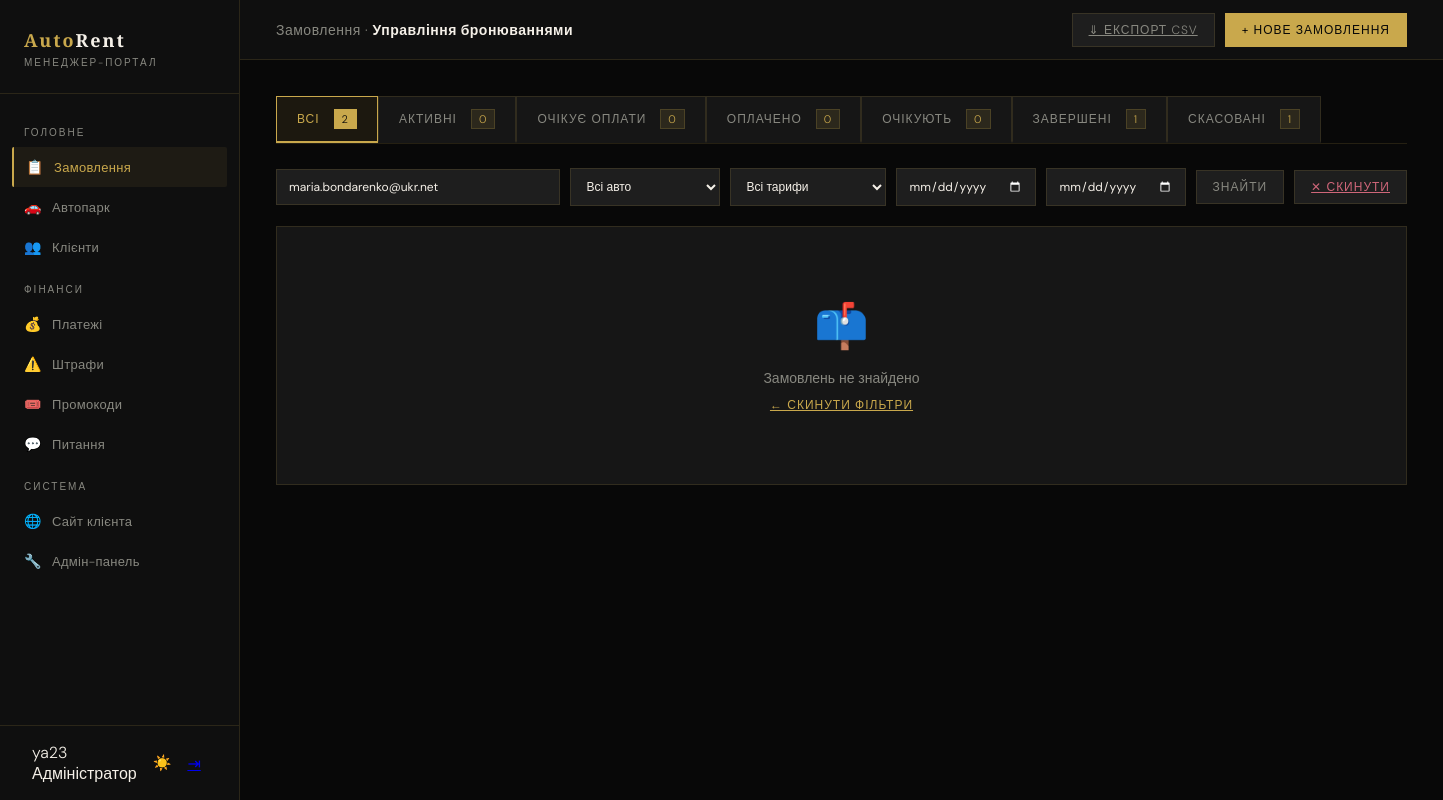
Before: /manager/bookings/?q=maria.bondarenko@ukr.net (signed in) with the older database file.
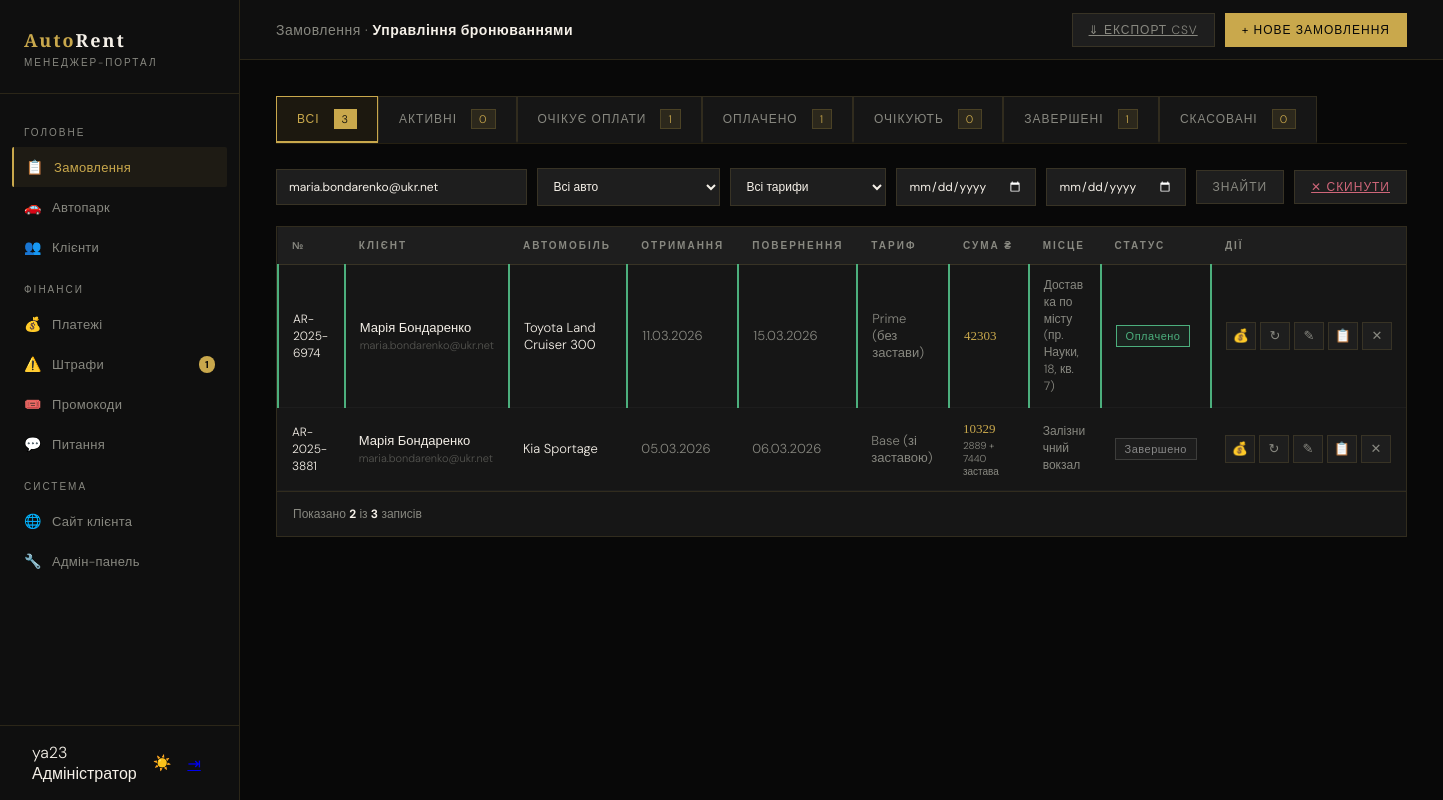
After: the same page with the newer database file.
### core/models.py (models this page shows, shortened)
class Booking(models.Model):
    STATUSES = [('pending','Очікує'),('awaiting_payment','Очікує оплати'),('paid','Оплачено'),('active','Активне'),('completed','Завершено'),('cancelled','Скасовано')]
    TARIFFS = [('base','Base (зі заставою)'),('prime','Prime (без застави)')]
    PAYMENTS = [('card','Картка'),('cash','Готівка'),('bank','Безготівковий')]
    PICKUPS = [('office','Офіс, вул. Клочківська, 94а'),('airport','Аеропорт «Харків»'),('station','Залізничний вокзал'),('delivery','Доставка по місту'),('delivery_out','Доставка за місто')]
    number = models.CharField('Номер', max_length=20, unique=True, blank=True)
    user = models.ForeignKey(User, on_delete=models.CASCADE, related_name='bookings')
    car = models.ForeignKey(Car, on_delete=models.CASCADE, related_name='bookings')
    date_from = models.DateField('Від')
    date_to = models.DateField('До')
    time_from = models.TimeField('Час отримання', default='10:00')
    time_to   = models.TimeField('Час повернення', default='10:00')
    pickup_location    = models.CharField('Місце отримання', max_length=20, choices=PICKUPS, default='office')
    delivery_address   = models.CharField('Адреса доставки', max_length=255, blank=True)
    return_location    = models.CharField('Місце повернення', max_length=20, choices=PICKUPS, default='office')
    return_address     = models.CharField('Адреса повернення', max_length=255, blank=True)
    tariff = models.CharField('Тариф', max_length=10, choices=TARIFFS, default='base')
    payment_method = models.CharField('Оплата', max_length=10, choices=PAYMENTS, default='card')
    status = models.CharField('Статус', max_length=20, choices=STATUSES, default='pending')
    extra_gps = models.BooleanField('GPS', default=False)
    extra_child_seat = models.BooleanField('Дитяче крісло', default=False)
    extra_wifi = models.BooleanField('Wi-Fi', default=False)
    extra_driver = models.BooleanField('Доп. водій', default=False)
    extra_tire = models.BooleanField('Захист шин', default=False)
    extra_green_card = models.BooleanField('Зелена картка', default=False)
    total_price = models.DecimalField('Сума USD', max_digits=10, decimal_places=2, default=0)
    deposit_amount = models.DecimalField('Застава USD', max_digits=10, decimal_places=2, default=0)
    SOURCES = [('web','Сайт (повна форма)'),('quick','Швидке замовлення'),('manager','Менеджер')]
    manager_note = models.TextField('Нотатка', blank=True)
    source = models.CharField('Джерело', max_length=20, choices=SOURCES, default='web')
    promo_code = models.CharField('Промокод', max_length=50, blank=True)
    created_at = models.DateTimeField(auto_now_add=True)
    updated_at = models.DateTimeField(auto_now=True)
    class Meta:
        verbose_name = 'Замовлення'
        verbose_name_plural = 'Замовлення'
        ordering = ['-created_at']
    @property
    def days_count(self):
        try:
            return max(1, (self.date_to - self.date_from).days)
        except Exception:
            return 1
    @property
    def total_with_deposit(self):
        return (self.total_price or 0) + (self.deposit_amount or 0)
    def get_pickup_display_custom(self):
        return dict(self.PICKUPS).get(self.pickup_location, self.pickup_location)

class Car(models.Model):
    CAR_CLASSES = [('economy','Економ'),('comfort','Комфорт'),('business','Бізнес'),('vip','VIP'),('crossover','Кросовер'),('minivan','Мінівен'),('electric','Електро')]
    FUELS = [('petrol','Бензин'),('diesel','Дизель'),('electric','Електро'),('hybrid','Гібрид')]
    STATUSES = [('free','Вільний'),('rented','У прокаті'),('service','На ТО'),('broken','Несправний')]
    brand = models.CharField('Марка', max_length=50)
    model = models.CharField('Модель', max_length=100)
    year = models.IntegerField('Рік', default=2023)
    car_class = models.CharField('Клас', max_length=20, choices=CAR_CLASSES, default='comfort')
    fuel = models.CharField('Паливо', max_length=20, choices=FUELS, default='petrol')
    transmission = models.CharField('КПП', max_length=30, default='Автомат')
    seats = models.IntegerField('Місць', default=5)
    engine = models.CharField('Двигун', max_length=40, blank=True)
    drive = models.CharField('Привід', max_length=20, default='Передній')
    color = models.CharField('Колір', max_length=30, default='Чорний')
    plate = models.CharField('Держ. номер', max_length=20, unique=True)
    mileage = models.IntegerField('Пробіг км', default=0)
    price_base = models.DecimalField('Base USD/доба', max_digits=8, decimal_places=2, default=50)
    price_prime = models.DecimalField('Prime USD/доба', max_digits=8, decimal_places=2, default=70)
    deposit = models.DecimalField('Застава USD', max_digits=8, decimal_places=2, default=1500)
    status = models.CharField('Статус', max_length=20, choices=STATUSES, default='free')
    next_service = models.DateField('Наступне ТО', null=True, blank=True)
    description = models.TextField('Опис', blank=True)
    features = models.TextField('Особливості (через кому)', blank=True)
    image = models.ImageField('Фото', upload_to='cars/', blank=True, null=True)
    emoji = models.CharField('Емодзі', max_length=8, default='🚗')
    is_featured = models.BooleanField('На головній', default=False)
    is_popular  = models.BooleanField('Популярний', default=False)
    created_at = models.DateTimeField(auto_now_add=True)
    class Meta:
        verbose_name = 'Автомобіль'
        verbose_name_plural = 'Автомобілі'
        ordering = ['car_class', 'brand']
    @property
    def full_name(self): return f'{self.brand} {self.model}'

### manager_portal/views.py (the view, shortened to what this page needs)
# urls.py: path('bookings/', views.bookings, name='manager_bookings'),
@manager_req
def bookings(request):
    import csv
    from django.http import HttpResponse
    from datetime import date as date_cls
    qs = Booking.objects.select_related('user','car').order_by('-date_from','-pk')
    sf      = request.GET.get('status','')
    q       = request.GET.get('q','')
    car_f   = request.GET.get('car','')
    tariff_f= request.GET.get('tariff','')
    date_f  = request.GET.get('date_from','')
    date_t  = request.GET.get('date_to','')
    if sf:       qs = qs.filter(status=sf)
    if car_f:    qs = qs.filter(car__pk=car_f)
    if tariff_f: qs = qs.filter(tariff=tariff_f)
    if date_f:   qs = qs.filter(date_from__gte=date_f)
    if date_t:   qs = qs.filter(date_to__lte=date_t)
    if q:        qs = qs.filter(
        _multi_word_q(q,
            'number', 'user__first_name', 'user__last_name',
            'user__email', 'car__brand', 'car__model'
        ))
    counts = {s: Booking.objects.filter(status=s).count() for s,_ in Booking.STATUSES}
    counts['all'] = Booking.objects.count()
    if request.GET.get('counts_only'):
        return JsonResponse(counts)
    all_cars = Car.objects.values('pk','brand','model','price_base','price_prime','deposit').order_by('brand','model')
    return render(request, 'manager/bookings.html', {
        'bookings': qs, 'counts': counts, 'sf': sf,
        'all_cars': all_cars,
        'tariffs': Booking.TARIFFS,
        'statuses': Booking.STATUSES,
        'payment_methods': Booking.PAYMENTS,
        'pickups': Booking.PICKUPS,
        'filters': {'q':q,'car':car_f,'tariff':tariff_f,'date_from':date_f,'date_to':date_t},
    })

### manager_portal/context_processors.py (called while the page is built)
def manager_context(request):
    if not request.user.is_authenticated or not request.user.is_staff:
        return {}
    return {
        'pending_count': Booking.objects.filter(status='pending').count(),
        'unpaid_fines':  Fine.objects.filter(status='unpaid').count(),
        'new_inquiries': ContactMessage.objects.filter(status='new').count(),
    }

### manager_portal/views.py (called while the page is built)
def _multi_word_q(q_str, *field_lists):
    from django.db.models import Q
    words = q_str.strip().split()
    if not words:
        return Q()
    result = Q()
    for word in words:
        word_q = Q()
        for field in field_lists:
            word_q |= Q(**{f"{field}__icontains": word})
        result &= word_q
    return result

def is_manager(user):
    return user.is_authenticated and (user.is_staff or user.is_superuser)

### templates/manager/bookings.html (shortened to what the changed rows need)
{% extends 'manager/base_manager.html' %}
{% block main_content %}
<div class="content">
  <div class="status-tabs">
    <a href="?{% if filters.q %}q={{ filters.q }}{% endif %}" class="stab {% if not sf %}active{% endif %}">
      Всі <span class="cnt" id="cnt-all">{{ counts.all }}</span>
    </a>
    <a href="?status=awaiting_payment{% if filters.q %}&q={{ filters.q }}{% endif %}" class="stab {% if sf == 'awaiting_payment' %}active{% endif %}">
      Очікує оплати <span class="cnt" id="cnt-awaiting_payment">{{ counts.awaiting_payment }}</span>
    </a>
    <a href="?status=paid{% if filters.q %}&q={{ filters.q }}{% endif %}" class="stab {% if sf == 'paid' %}active{% endif %}">
      Оплачено <span class="cnt" id="cnt-paid">{{ counts.paid }}</span>
    </a>
    <a href="?status=cancelled{% if filters.q %}&q={{ filters.q }}{% endif %}" class="stab {% if sf == 'cancelled' %}active{% endif %}">
      Скасовані <span class="cnt" id="cnt-cancelled">{{ counts.cancelled }}</span>
    </a>
  </div>
  <div class="table-wrap">
    <div class="bk-wrap">
      {% if bookings %}
      <table class="bk-table">
        <thead>
          <tr>
            <th>&#8470;</th>
            <th>Клієнт</th>
            <th>Автомобіль</th>
            <th>Отримання</th>
            <th>Повернення</th>
            <th>Тариф</th>
            <th>Сума &#8372;</th>
            <th style="max-width:110px;">Місце</th>
            <th>Статус</th>
            <th>Дії</th>
          </tr>
        </thead>
        <tbody>
          {% for b in bookings %}
          <tr class="row-{{ b.status }}" id="row-{{ b.pk }}">
            <td><span class="hl" style="font-size:12px;">{{ b.number }}</span></td>
            <td>
              <div class="hl">{{ b.user.get_full_name|default:b.user.username }}</div>
              <div style="font-size:11px;margin-top:2px;opacity:.55;">{{ b.user.email }}</div>
            </td>
            <td><span class="hl">{{ b.car.full_name }}</span></td>
            <td style="white-space:nowrap;">{{ b.date_from|date:"d.m.Y" }}</td>
            <td style="white-space:nowrap;">{{ b.date_to|date:"d.m.Y" }}</td>
            <td>{{ b.get_tariff_display }}</td>
            <td>
              <span class="gld" style="cursor:pointer;" onclick="openPriceDetail('{{ b.pk }}','{{ b.number }}','{{ b.total_price|floatformat:0 }}','{{ b.deposit_amount|floatformat:0 }}','{{ b.total_with_deposit|floatformat:0 }}','{{ b.tariff }}','{{ b.days_count }}','{{ b.client_discount_pct }}','{{ b.discount_amount|floatformat:0 }}','{{ b.promo_code|escapejs }}','{{ b.promo_discount_pct }}')">{{ b.total_with_deposit|floatformat:0 }}</span>
              {% if b.deposit_amount > 0 %}
              <div style="font-size:10px;color:var(--gray);margin-top:2px;">{{ b.total_price|floatformat:0 }} + {{ b.deposit_amount|floatformat:0 }} застава</div>
              {% endif %}
            </td>
            <td style="font-size:12px;max-width:110px;line-height:1.4;word-break:break-word;white-space:normal;">{{ b.get_pickup_display_custom }}{% if b.delivery_address %}{% if b.pickup_location == 'delivery' or b.pickup_location == 'delivery_out' %}<br>({{ b.delivery_address }}){% endif %}{% endif %}</td>
            <td><span class="sp sp-{{ b.status }}" id="pill-{{ b.pk }}">{{ b.get_status_display }}</span></td>
            <td>
              <div class="act">
                <button class="abt" title="Фінансові деталі" onclick="openPriceDetail('{{ b.pk }}','{{ b.number }}','{{ b.total_price|floatformat:0 }}','{{ b.deposit_amount|floatformat:0 }}','{{ b.total_with_deposit|floatformat:0 }}','{{ b.tariff }}','{{ b.days_count }}')">💰</button>
                <button class="abt" title="Змінити статус" onclick="openStatus({{ b.pk }},'{{ b.number }}','{{ b.status }}')">&#8635;</button>
                <button class="abt" title="Редагувати" onclick="openEdit({{ b.pk }},'{{ b.number }}','{{ b.status }}','{{ b.manager_note|escapejs }}')">&#9998;</button>
                <a class="abt" title="Повна сторінка" href="{% url 'manager_booking_edit' b.pk %}">&#128203;</a>
                {% if b.status != 'cancelled' %}
                <button class="abt red" title="Скасувати" onclick="cancelBooking({{ b.pk }},'{{ b.number }}')">&#10005;</button>
                {% endif %}
              </div>
            </td>
          </tr>
          {% endfor %}
        </tbody>
      </table>
      <div class="pagination">
        <div>Показано <strong style="color:var(--white);">{{ bookings|length }}</strong> із <strong style="color:var(--white);">{{ counts.all }}</strong> записів</div>
      </div>
      {% else %}
      <div style="padding:70px;text-align:center;color:var(--gray);">
        <div style="font-size:44px;margin-bottom:14px;">&#128235;</div>
        <div style="font-size:14px;">Замовлень не знайдено</div>
        {% if filters.q or filters.car or filters.tariff %}
        <a href="?{% if sf %}status={{ sf }}{% endif %}" style="color:var(--gold);font-size:12px;margin-top:10px;display:inline-block;letter-spacing:1px;text-transform:uppercase;">&#8592; Скинути фільтри</a>
        {% endif %}
      </div>
      {% endif %}
    </div>
  </div>
</div>
{% endblock %}

### templates/manager/base_manager.html (shortened to what this page needs)
{% load static %}<!DOCTYPE html>
<html lang="uk">
<head>
<link rel="stylesheet" href="{% static 'css/manager.css' %}?v=10">
</head>
<body>
<aside class="sidebar" id="mgrSidebar">
  <div class="sidebar-logo">
    <div class="logo-mark">Auto<span>Rent</span></div>
    <div class="logo-sub">Менеджер-портал</div>
  </div>
  <nav class="sidebar-nav">
    <div class="nav-section-label">Головне</div>
    <a class="nav-item {% if 'booking' in request.resolver_match.url_name|default:'' %}active{% endif %}" href="{% url 'manager_bookings' %}">
      <span class="nav-icon">📋</span> Замовлення
    </a>
    <a class="nav-item {% if request.resolver_match.url_name in 'manager_cars,manager_car_edit,manager_car_add' %}active{% endif %}" href="{% url 'manager_cars' %}">
      <span class="nav-icon">🚗</span> Автопарк
    </a>
    <a class="nav-item {% if 'client' in request.resolver_match.url_name|default:'' %}active{% endif %}" href="{% url 'manager_clients' %}">
      <span class="nav-icon">👥</span> Клієнти
    </a>
    <div class="nav-section-label">Фінанси</div>
    <a class="nav-item {% if request.resolver_match.url_name == 'manager_payments' %}active{% endif %}" href="{% url 'manager_payments' %}">
      <span class="nav-icon">💰</span> Платежі
    </a>
    <a class="nav-item {% if 'fine' in request.resolver_match.url_name|default:'' %}active{% endif %}" href="{% url 'manager_fines' %}">
      <span class="nav-icon">⚠️</span> Штрафи
      {% if unpaid_fines %}<span class="nav-badge">{{ unpaid_fines }}</span>{% endif %}
    </a>
    <a class="nav-item {% if request.resolver_match.url_name == 'manager_promos' %}active{% endif %}" href="{% url 'manager_promos' %}">
      <span class="nav-icon">🎟️</span> Промокоди
    </a>
    <a class="nav-item {% if request.resolver_match.url_name == 'manager_inquiries' %}active{% endif %}" href="{% url 'manager_inquiries' %}">
      <span class="nav-icon">💬</span> Питання
    </a>
    <div class="nav-section-label">Система</div>
    <a class="nav-item" href="{% url 'index' %}">
      <span class="nav-icon">🌐</span> Сайт клієнта
    </a>
    <a class="nav-item" href="/admin/">
      <span class="nav-icon">🔧</span> Адмін-панель
    </a>
  </nav>
  <div class="sidebar-user">
    <div>
      <div class="user-name">{{ user.get_full_name|default:user.username }}</div>
      <div class="user-role">{% if user.is_superuser %}Адміністратор{% else %}Менеджер{% endif %}</div>
    </div>
    <button onclick="toggleManagerTheme()" class="user-logout theme-toggle-mgr" id="themeToggleMgr" title="Змінити тему" style="font-size:15px;background:none;border:none;color:var(--gray);cursor:pointer;transition:color .2s;padding:4px;">☀️</button>
    <a href="{% url 'logout' %}" class="user-logout" title="Вийти">⇥</a>
  </div>
</aside>
<div class="main-content">
  {% block main_content %}{% endblock %}
</div>
</body>
</html>

Changed rows visible on the page:
added Booking: number "AR-2025-6974", user.get_full_name "Марія Бондаренко", user.email "maria.bondarenko@ukr.net", car.full_name "Toyota Land Cruiser 300", date_from "11.03.2026", date_to "15.03.2026", tariff "Prime (без застави)", total_with_deposit "42303", get_pickup_display_custom "Доставка по місту", delivery_address "пр. Науки, 18, кв. 7", status "Оплачено"
added Booking: number "AR-2025-3881", user.get_full_name "Марія Бондаренко", user.email "maria.bondarenko@ukr.net", car.full_name "Kia Sportage", date_from "05.03.2026", date_to "06.03.2026", tariff "Base (зі заставою)", total_with_deposit "10329", total_price "2889", deposit_amount "7440", get_pickup_display_custom "Залізничний вокзал", status "Завершено"
Other visible differences:
{{ unpaid_fines }}: (not shown) → "1"
{{ counts.all }}: "2" → "3"
{{ counts.awaiting_payment }}: "0" → "1"
{{ counts.paid }}: "0" → "1"
{{ counts.cancelled }}: "1" → "0"
{{ bookings|length }}: (not shown) → "2"
{{ counts.all }}: (not shown) → "3"
text no longer shown: "📫 Замовлень не знайдено ← СКИНУТИ ФІЛЬТРИ"
text now shown: "№ КЛІЄНТ АВТОМОБІЛЬ ОТРИМАННЯ ПОВЕРНЕННЯ ТАРИФ СУМА ₴ МІСЦЕ СТАТУС ДІЇ Показано із записів"
